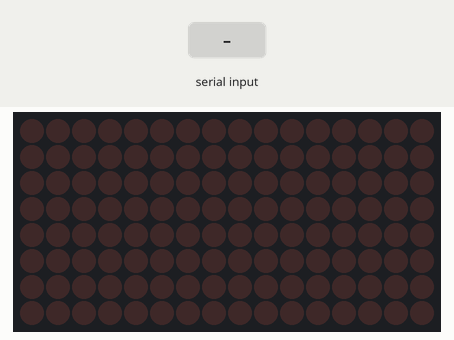
Recording of a sketch running on a simulated Arduino Uno, built with avr-gcc and run on an emulated ATmega328P. Shown: 16×8 LED matrix. Wiring (inferred from the names in the program): 2 × MAX7219 LED driver (orientation assumed): data pin 10; clock pin 8; CS pin 9. The inputs (shaded band) are chosen by the test bench. What the sketch prints to the serial monitor is not drawn.

Above: at 1.2 s.
1.3 s: "1,90\n" received over Serial
At 1.6 s:
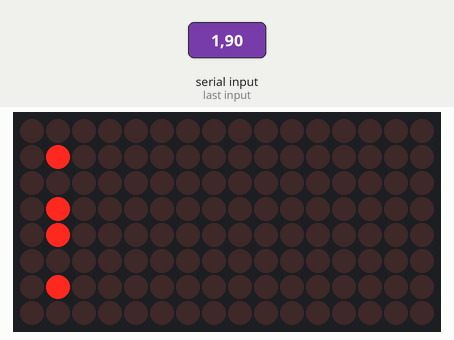
2.8 s: "90,45\n" received over Serial
At 3.8 s:
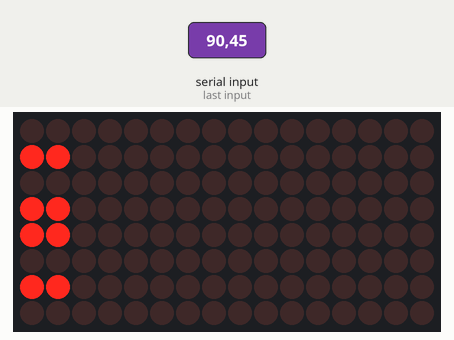
4.3 s: "30,150\n" received over Serial
At 6.6 s:
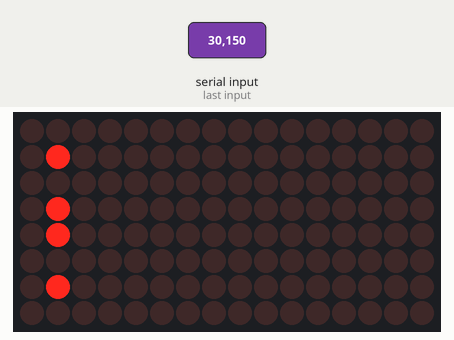
Timing chart, 0 to 8.1 s (numbered marks = the images above; inputs shaded):
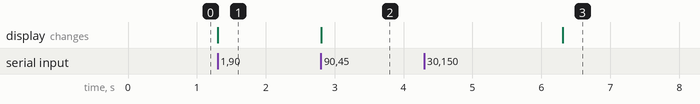

Measured:
- after the input at 1.3 s, the display: changes at once (image 1)
- after the input at 2.8 s, the display: changes at once (image 2)
- after the input at 4.3 s, the display: changes after 2.0 s (image 3)

The sketch:

Code004.ino
```cpp
#define reg_noop        0x00
#define reg_decode_mode 0x09
#define reg_brightness  0x0A
#define reg_scan_limit  0x0B
#define reg_shutdown    0x0C
#define reg_test        0x0F

#define DIN 10
#define CS  9
#define CLK 8
#define DEVICE_NUMBER 2

void setup() {
    // 設定 SPI 腳位
    pinMode(DIN, OUTPUT);
    pinMode(CS, OUTPUT);
    pinMode(CLK, OUTPUT);
    digitalWrite(CS, HIGH); // MAX7219 的 CS 是 active-low
    // LED 模組初始化
    setCommand(reg_decode_mode, 0);
    setCommand(reg_brightness, 0);
    setCommand(reg_scan_limit, 7);
    setCommand(reg_shutdown, 1);
    setCommand(reg_test, 0);
    // 清除 MAX7219 的所有輸出
    clearAllLEDs();
    // 開啟 Serial 連接
    Serial.begin(9600);
    Serial.println("Setting Complete!");
}

void loop() {
    if (Serial.available() > 0) {
        byte column = Serial.parseInt();
        byte value = Serial.parseInt();
        drawColumn(column, value);
    }
}

void drawColumn(byte column, byte value) {
    byte n = column / 8;
    byte c = column % 8;
    setCommand(n, c + 1, value);
}

void clearAllLEDs() {
    for (byte i = 0; i <  8; i++) {
        setCommand(i + 1, 0);
    }
}

void setCommand(byte command, byte value) {
    setCommand(255, command, value);
}

void setCommand(byte device, byte command, byte value) {
    digitalWrite(CS, LOW);
    for (byte i = 0; i < DEVICE_NUMBER; i++) {
        if (i == device || device == 255) {
            shiftOut(DIN, CLK, MSBFIRST, command);
            shiftOut(DIN, CLK, MSBFIRST, value);
        } else {
            shiftOut(DIN, CLK, MSBFIRST, reg_noop);
            shiftOut(DIN, CLK, MSBFIRST, 0);
        }
    }
    digitalWrite(CS, HIGH);
}
```
